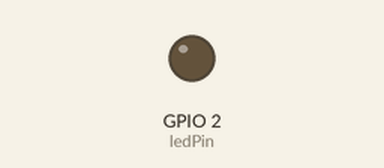
Bench run of a sketch on a simulated ESP32. Shown: output pins drawn as LEDs (lit = HIGH). WiFi joins after 1.5 s; servers stay silent unless stated.

Above: at 6.8 s.
At 16.8 s:
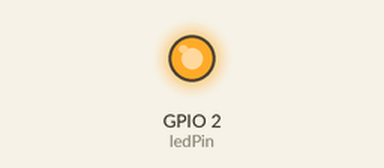
Timing chart, 0 to 27.8 s (numbered marks = the images above):
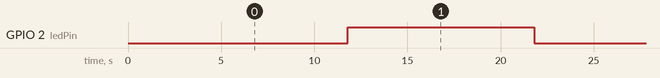

Measured:
- by itself, GPIO 2 (ledPin): alternates HIGH for 10.0 s and LOW for 10.0 s

The sketch:

OTA_UPDATE.ino
```cpp
/*************************************************************

  This is a simple demo of sending and receiving some data.
  Be sure to check out other examples!
 *************************************************************/

/* Fill-in information from Blynk Device Info here */
#define BLYNK_TEMPLATE_ID           "TMPL3H6YqZ8nG"
#define BLYNK_TEMPLATE_NAME         "Quickstart Template"
#define BLYNK_AUTH_TOKEN            "OUt4ukdC02ILNQJrpKoycm18FUdJisJ7"
#define BLYNK_FIRMWARE_VERSION "0.1.1"

/* Comment this out to disable prints and save space */
#define BLYNK_PRINT Serial

#include <WiFi.h>
#include <WiFiClient.h>
#include <BlynkSimpleEsp32.h>
#include <WiFiManager.h>

const int ledPin = LED_BUILTIN;
BlynkTimer timer;
int st;
// This function is called every time the Virtual Pin 0 state changes
BLYNK_WRITE(V0)
{
  // Set incoming value from pin V0 to a variable
  int value = param.asInt();

  // Update state
  Blynk.virtualWrite(V1, value);
}

// This function is called every time the device is connected to the Blynk.Cloud
BLYNK_CONNECTED()
{
  // Change Web Link Button message to "Congratulations!"
  Blynk.setProperty(V3, "offImageUrl", "https://static-image.nyc3.cdn.digitaloceanspaces.com/general/fte/congratulations.png");
  Blynk.setProperty(V3, "onImageUrl",  "https://static-image.nyc3.cdn.digitaloceanspaces.com/general/fte/congratulations_pressed.png");
  Blynk.setProperty(V3, "url", "https://docs.blynk.io/en/getting-started/what-do-i-need-to-blynk/how-quickstart-device-was-made");
}

// This function sends Arduino's uptime every second to Virtual Pin 2.
void myTimerEvent()
{
  // You can send any value at any time.
  // Please don't send more than 10 values per second.
  Blynk.virtualWrite(V2, millis() / 1000);
}

void setup()
{
  // Debug console
  Serial.begin(115200);
  pinMode(ledPin, OUTPUT);
  // Configure Wi-Fi connection using WiFiManager
  WiFiManager wifiManager;
  wifiManager.autoConnect();

  // Get Wi-Fi credentials from WiFiManager
  String ssid = WiFi.SSID();
  String pass = WiFi.psk();

  // Initialize Blynk with Wi-Fi credentials
  Blynk.begin(BLYNK_AUTH_TOKEN, ssid.c_str(), pass.c_str());

  // Setup a function to be called every second
  timer.setInterval(1000L, myTimerEvent);
    timer.setInterval(10000, blinkLED);
}

void loop()
{
  Blynk.run();
  timer.run();
  // You can inject your own code or combine it with other sketches.
  // Check other examples on how to communicate with Blynk. Remember
  // to avoid using the delay() function!
}
void blinkLED()
{
  static bool ledState = false;
  ledState = !ledState;
  digitalWrite(LED_BUILTIN, ledState);
}
```
